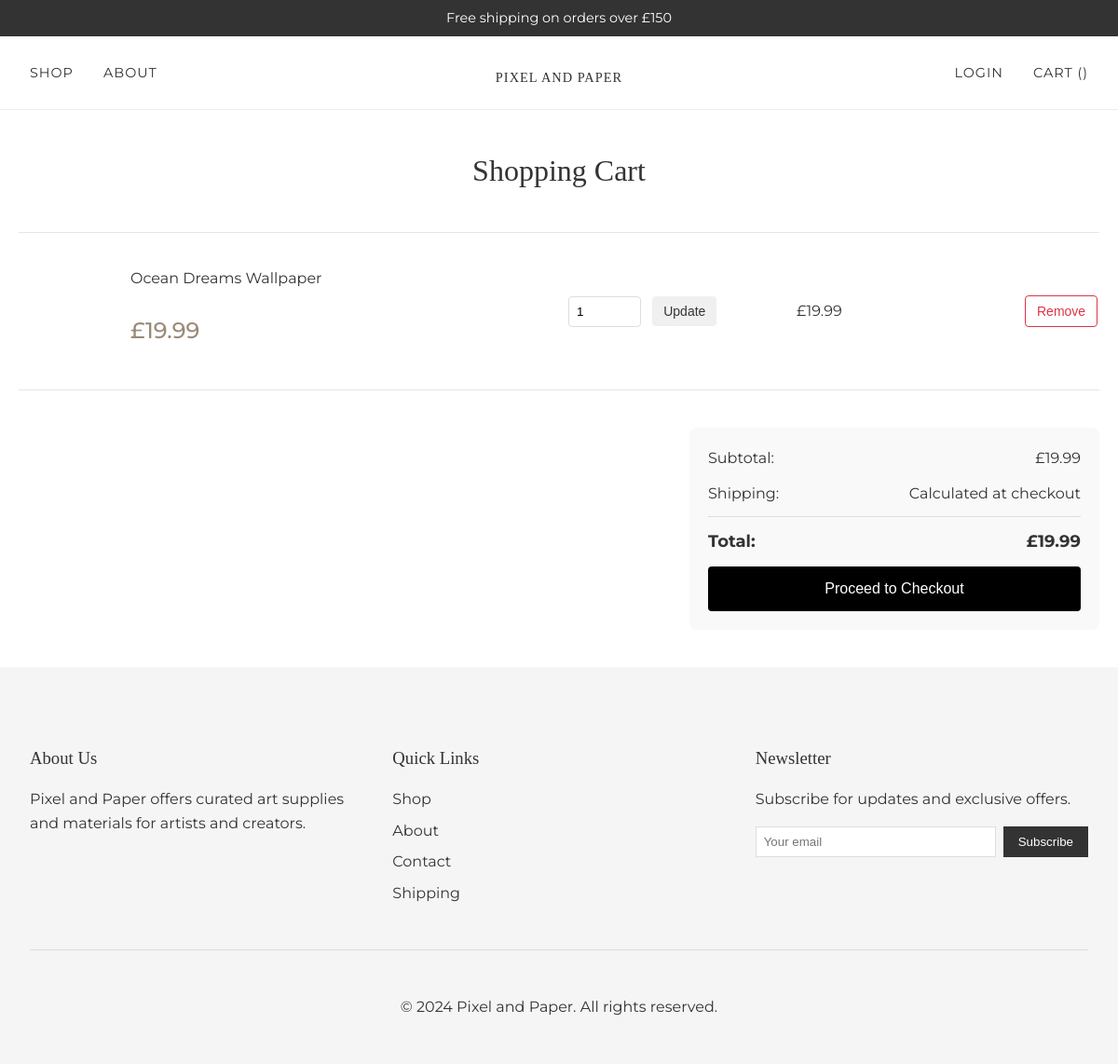
Before: /cart/ with the older database file.
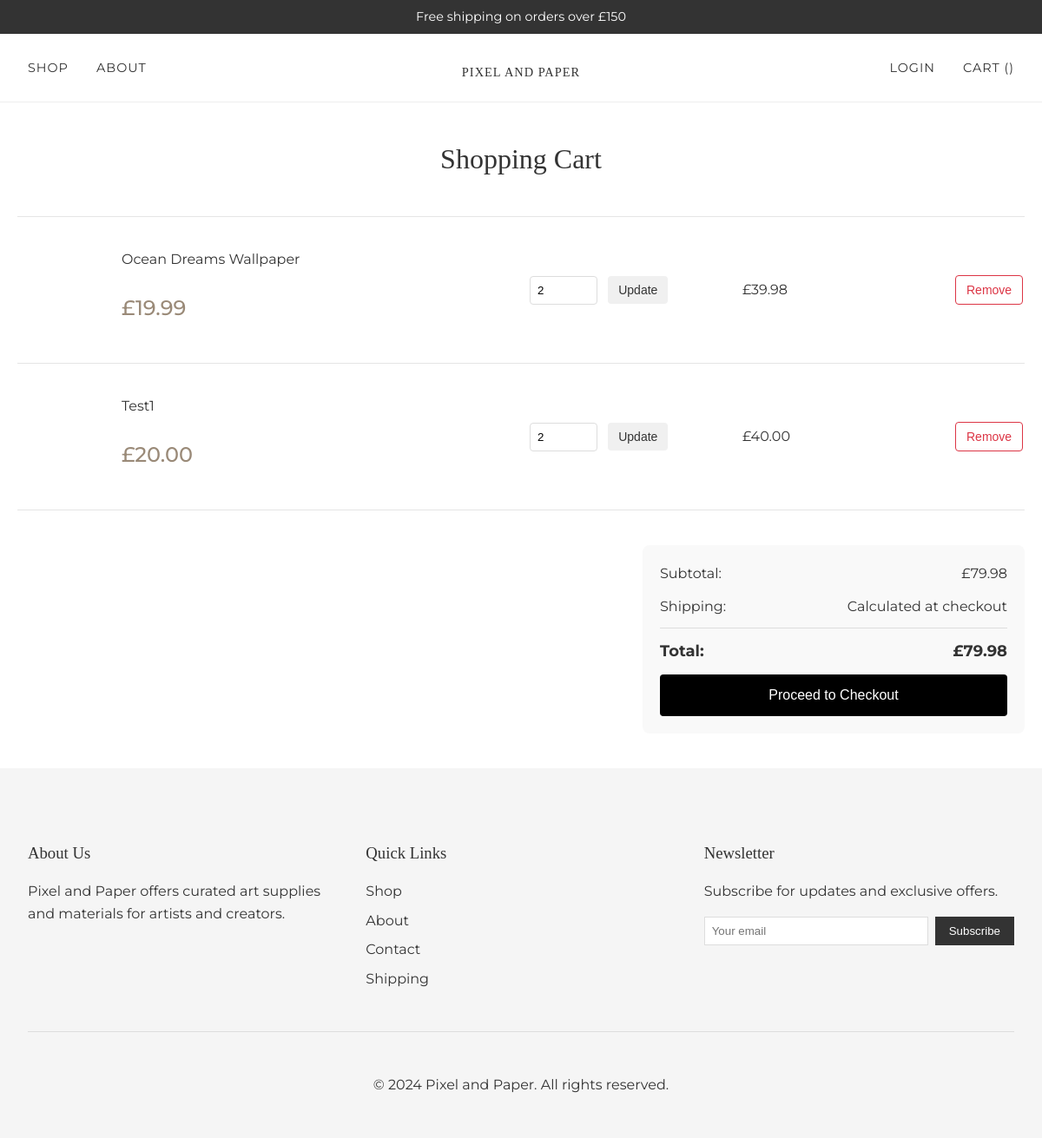
After: the same page with the newer database file.
### cart/models.py (models this page shows)
class CartItem(models.Model):
    cart = models.ForeignKey(Cart, related_name='items', on_delete=models.CASCADE)
    product = models.ForeignKey(Product, on_delete=models.CASCADE)
    quantity = models.PositiveIntegerField(default=1)
    added_at = models.DateTimeField(auto_now_add=True)
    def get_subtotal(self):
        return self.product.price * self.quantity

### products/models.py (models this page shows, shortened)
class Product(models.Model):
    title = models.CharField(max_length=255)
    description = models.TextField()
    price = models.DecimalField(max_digits=6, decimal_places=2)
    file = models.FileField(upload_to='product_images')
    slug = models.SlugField(unique=True)
    category = models.CharField(max_length=100)
    image = models.ImageField(upload_to='product_images/', blank=True, null=True)

### cart/views.py (the view)
# urls.py: path('', views.cart_view, name='cart_view'),
def cart_view(request):
    cart = get_or_create_cart(request)
    context = {
        'cart': cart,
        'cart_items': cart.items.all(),
        'total': cart.get_total(),
    }
    return render(request, 'cart/cart.html', context)

### cart/context_processors.py (called while the page is built)
def cart_context(request):
    return {'cart': get_or_create_cart(request)}

### cart/models.py (called while the page is built)
    def get_total(self):
        return sum(item.get_subtotal() for item in self.items.all())

### cart/views.py (called while the page is built)
def get_or_create_cart(request):
    if request.user.is_authenticated:
        cart, created = Cart.objects.get_or_create(user=request.user)
    else:
        session_key = request.session.session_key
        if not session_key:
            request.session.create()
            session_key = request.session.session_key
        cart, created = Cart.objects.get_or_create(session_id=session_key)
    return cart

### templates/cart/cart.html (shortened to what this page needs)
{% extends 'base.html' %}
{% block content %}
<div class="cart-page">
    <h1>Shopping Cart</h1>
    {% if cart_items %}
        <div class="cart-items">
            {% for item in cart_items %}
            <div class="cart-item" id="cart-item-{{ item.id }}">
                <div class="item-details">
                    <h3>{{ item.product.title }}</h3>
                    <p class="price">£{{ item.product.price }}</p>
                </div>
                <div class="item-quantity">
                    <form class="update-quantity-form" data-item-id="{{ item.id }}">
                        <input type="number" name="quantity" value="{{ item.quantity }}" min="1" max="99">
                        <button type="submit" class="update-btn">Update</button>
                    </form>
                </div>
                <div class="item-subtotal">
                    £<span class="subtotal">{{ item.get_subtotal }}</span>
                </div>
                <div class="item-remove">
                    <form method="POST" action="{% url 'remove_from_cart' item.id %}">
                        <button type="submit" class="remove-btn">Remove</button>
                    </form>
                </div>
            </div>
            {% endfor %}
        </div>
        <div class="cart-summary">
            <div class="subtotal">
                <span>Subtotal:</span>
                <span>£{{ total }}</span>
            </div>
            <div class="shipping">
                <span>Shipping:</span>
                <span>Calculated at checkout</span>
            </div>
            <div class="total">
                <span>Total:</span>
                <span>£{{ total }}</span>
            </div>
            <button class="checkout-btn">Proceed to Checkout</button>
        </div>
    {% else %}
        <div class="empty-cart">
            <p>Your cart is empty</p>
            <a href="{% url 'product_list' %}" class="continue-shopping">Continue Shopping</a>
        </div>
    {% endif %}
</div>
{% endblock %}

Changed rows visible on the page:
changed CartItem "Ocean Dreams Wallpaper": quantity "1" → "2"; get_subtotal "19.99" → "39.98"
added CartItem: product "Test1", product.price "20.00", quantity "2", get_subtotal "40.00"
Other visible differences:
{{ total }}: "19.99" → "79.98"
